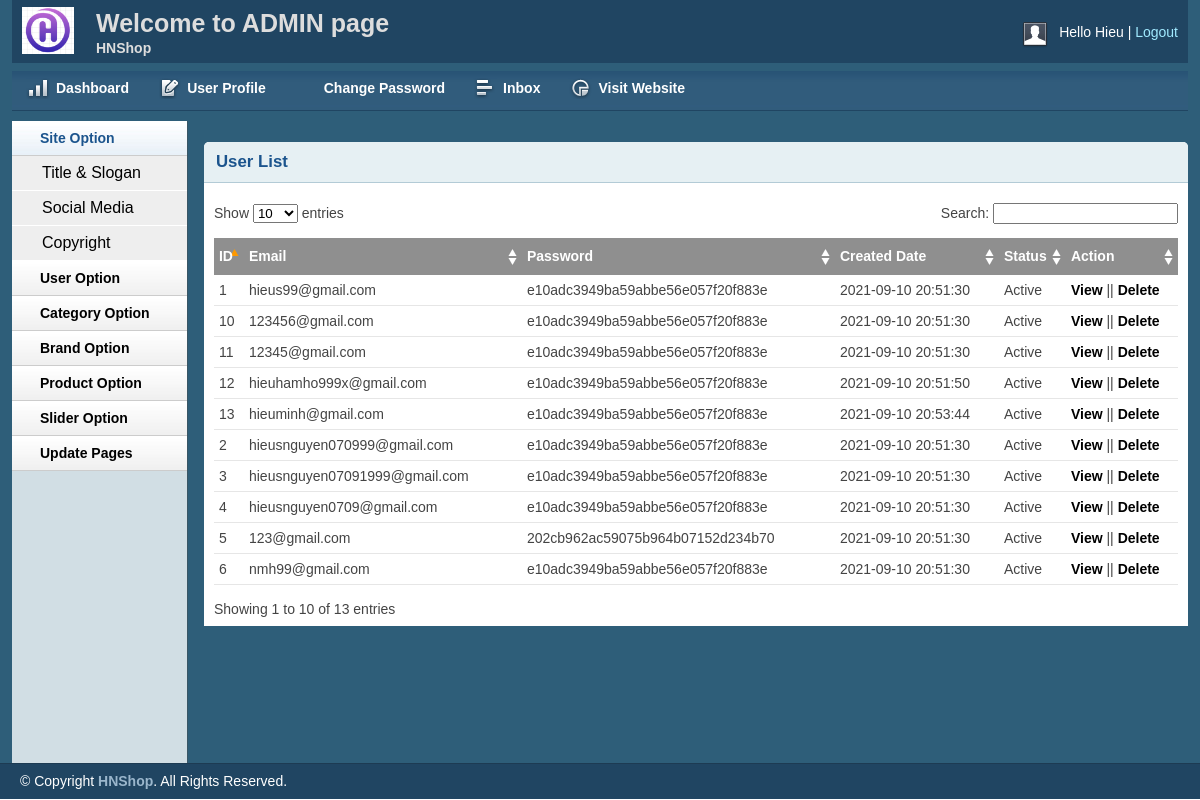
Page /admin/listuser.php (signed in) on the committed database.
### tables this page shows
CREATE TABLE IF NOT EXISTS `tbl_customer` (
  `id` int(11) NOT NULL AUTO_INCREMENT,
  `name` varchar(255) NOT NULL,
  `address` varchar(255) NOT NULL,
  `city` varchar(30) NOT NULL,
  `country` varchar(30) NOT NULL,
  `zipcode` varchar(30) NOT NULL,
  `phone` varchar(30) NOT NULL,
  `email` varchar(50) NOT NULL,
  `password` varchar(255) NOT NULL,
  `created_date` datetime NOT NULL DEFAULT CURRENT_TIMESTAMP,
  PRIMARY KEY (`id`)
);

### lib/database.php (called while the page is built, shortened)
<?php
Class Database extends PDO{
   public $host   = DB_HOST;
   public $user   = DB_USER;
   public $pass   = DB_PASS;
   public $dbname = DB_NAME;
   public $link;
private function connectDB(){
   $this->link = new mysqli($this->host, $this->user, $this->pass,
    $this->dbname);
 }
public function select($query){
  $result = $this->link->query($query) or
   die($this->link->error.__LINE__);
  if($result->num_rows > 0){
    return $result;
  } else {
    return false;
  }
 }
}

### classes/customer.php (called while the page is built, shortened)
<?php
$filepath = realpath(dirname(__FILE__));
include_once ($filepath.'/../lib/database.php');
?>
<?php
 class customer
 {
 	 private $db;
	 public function __construct()
	 {
		$this->db = new Database();
	 }
	public function select_all_customers()
	{
		$query ="SELECT * FROM tbl_customer";
		$result = $this->db->select($query);
		return $result;
	}
 }
?>

### admin/listuser.php (the view, shortened to what this page needs)
<?php include 'inc/header.php';?>
<?php include 'inc/sidebar.php';?>
<?php include '../classes/customer.php'?>
<?php
$cs = new customer();
?>
<div class="grid_10">
    <div class="box round first grid">
        <h2>User List</h2>
        <div class="block">
            <table class="data display datatable" id="example">
			<thead>
				<tr>
					<th>ID</th>
					<th>Email</th>
					<th>Password</th>
					<th>Created Date</th>
					<th>Status</th>
					<th>Action</th>
				</tr>
			</thead>
			<tbody>
				<?php
					$select_all_customers = $cs->select_all_customers();
					if($select_all_customers)
					{
						$i = 0;
						while($result = $select_all_customers->fetch_assoc())
						{
							$i++;
				?>
				<tr class="odd gradeX">
					<td><?php echo $i; ?></td>
					<td><?php echo $result['email'] ?></td>
					<td><?php echo $result['password'] ?></td>
					<td><?php echo $result['created_date'] ?></td>
					<td>Active</td>
					<td>
					<a href="edituser.php?customerid=<?php echo $result['id']?>">View</a> ||
					<a href="?customerid=<?php echo $result['id'] ?>" onclick="return confirm('Are you sure to Delete!');">Delete</a></td>
				</tr>
				<?php
						}
					}
				?>
			</tbody>
		</table>
       </div>
    </div>
</div>
<?php include 'inc/footer.php';?>

### admin/css/layout.css (style rules this page uses)
body { background: #fff none repeat scroll 0 0; color: #444; font-size: 14px; padding: 0; }
a { color: #000; font-weight:bold; text-decoration: none; }
h1, h2, h3, h4, h5, h6 { line-height:1.2em; margin-bottom:.3em; }
h2 { margin-top:1em; }
.box { background:#fff; margin-bottom:20px; padding:10px 10px 10px 10px; margin-left:-8px; }
.box.grid { padding-bottom:40px; }
.box.round { -moz-border-radius: 5px 5px 0px 0px; -webkit-border-radius: 5px 5px 0px 0px; border-radius: 5px 5px 0px 0px; }
.box h2 { font-size:1.2em; font-weight:bold; color:#1B548D; background:#E6F0F3; margin:-10px -10px 0 -10px; padding:10px 12px; border-bottom:1px solid #B3CBD6; -moz-border-radius: 5px 5px 0px 0px; -webkit-border-radius: 5px 5px 0px 0px; border-radius: 5px 5px 0px 0px; }
.box.first { min-height: 406px; }
.block { padding-top:20px; }
.block { padding-bottom:1px; }
table.display { margin: 0 auto; clear: both; width: 100%; }
.sorting_asc { background: #8f8f8f url(../img/table/sort_asc.png) no-repeat center right; padding:8px 5px; text-align:left; color:#fff; }
.sorting { background:#8f8f8f url(../img/table/sort_both.png) no-repeat center right; padding:8px 5px; text-align:left; color:#fff; }
tr.odd { height: 30px; line-height: 30px; border-bottom:1px solid #e6e6e6; }
tr.even { height: 30px; line-height: 30px; border-bottom:1px solid #e6e6e6; }
tr.odd td, tr.even td { padding-left:5px; }

### rows in the picture
tbl_customer: email "hieus99@gmail.com", password "e10adc3949ba59abbe56e057f20f883e", created_date "2021-09-10 20:51:30"
tbl_customer: email "hieusnguyen070999@gmail.com", password "e10adc3949ba59abbe56e057f20f883e", created_date "2021-09-10 20:51:30"
tbl_customer: email "hieusnguyen07091999@gmail.com", password "e10adc3949ba59abbe56e057f20f883e", created_date "2021-09-10 20:51:30"
tbl_customer: email "hieusnguyen0709@gmail.com", password "e10adc3949ba59abbe56e057f20f883e", created_date "2021-09-10 20:51:30"
tbl_customer: email "123@gmail.com", password "202cb962ac59075b964b07152d234b70", created_date "2021-09-10 20:51:30"
tbl_customer: email "nmh99@gmail.com", password "e10adc3949ba59abbe56e057f20f883e", created_date "2021-09-10 20:51:30"
tbl_customer: email "123456@gmail.com", password "e10adc3949ba59abbe56e057f20f883e", created_date "2021-09-10 20:51:30"
tbl_customer: email "12345@gmail.com", password "e10adc3949ba59abbe56e057f20f883e", created_date "2021-09-10 20:51:30"
tbl_customer: email "hieuhamho999x@gmail.com", password "e10adc3949ba59abbe56e057f20f883e", created_date "2021-09-10 20:51:50"
tbl_customer: email "hieuminh@gmail.com", password "e10adc3949ba59abbe56e057f20f883e", created_date "2021-09-10 20:53:44"

### other values in the picture
Session::get('adminName') "Hieu"
